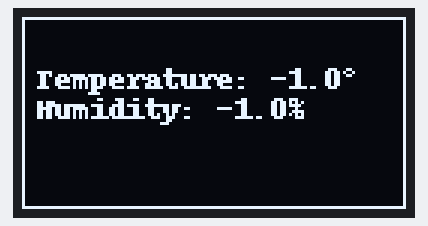
Simulated run of this program. Board: Raspberry Pi (BCM pin numbers). On the bench: 128×64 one-colour display.

Above: at 0.3 s.

The program:

test.py
```python
#!/usr/bin/env python3
import luma
from luma.core.interface.serial import i2c
from luma.core.render import canvas
from luma.oled.device import sh1106
import datetime
import json
import time


if __name__ == "__main__":
    serial = i2c(port=1, address=0x3C)
    device = sh1106(serial, rotate=0)

    last_ts = ""
    last_temp = -1.0
    last_humidity = -1.0

    with canvas(device) as draw:
        draw.rectangle(device.bounding_box, outline="white", fill="black")
        draw.text((5, 5), "Waiting for data", fill="white")

    while True:
        with canvas(device) as draw:
            draw.rectangle(device.bounding_box, outline="white", fill="black")

            draw.text((5, 5), "%s" % last_ts, fill="white")
            draw.text((5, 15), "Temperature: %.1f°" % last_temp, fill="white")
            draw.text((5, 25), "Humidity: %.1f%%" % last_humidity, fill="white")

        time.sleep(1)
```
